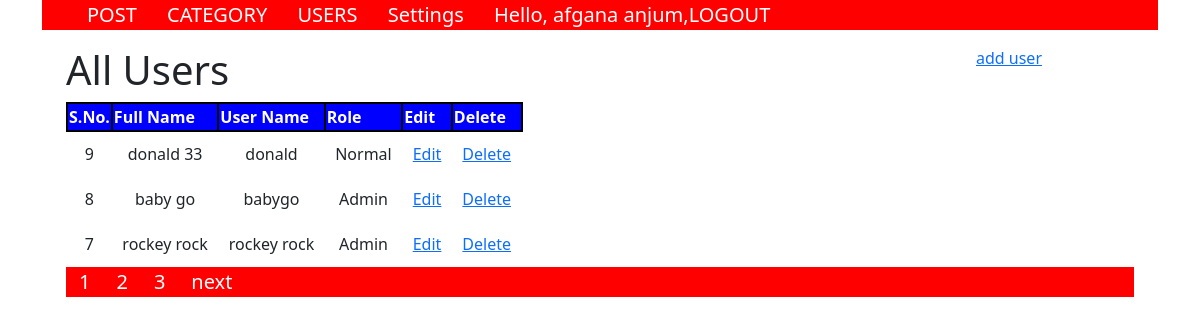
The page /admin/users.php (signed in) on the database its author committed.
### tables this page shows
CREATE TABLE `users` (
  `user_id` int(10) NOT NULL,
  `first_name` varchar(30) NOT NULL,
  `last_name` varchar(30) NOT NULL,
  `username` varchar(30) NOT NULL,
  `password` varchar(40) NOT NULL,
  `role` int(11) NOT NULL
);

### admin/users.php (the view, shortened to what this page needs)
<?php include "header.php";
?>
<section id="admin-panel">
    <div class="container">
        <div class="row">
        <div class="col-md-10">
                  <h1 class="admin-heading">All Users</h1>
              </div>
              <div class="col-md-2">
                  <a class="add-new" href="add-user.php">add user</a>
              </div>
              <div class="col-md-12">
              <?php
                  include "config.php";
                  $limit = 3;
                 if(isset($_GET['page'])){
                   $page = $_GET['page'];
                  }else{
                   $page = 1;
                  }
                  $offset = ($page - 1) * $limit;
                  $sql = "SELECT * FROM users ORDER BY user_id DESC LIMIT {$offset},{$limit}";
                  $result = mysqli_query($conn, $sql) or die("Query Failed.");
                  if(mysqli_num_rows($result) > 0){
                ?>
              <table class="content-table">
                      <thead>
                          <th>S.No.</th>
                          <th>Full Name</th>
                          <th>User Name</th>
                          <th>Role</th>
                          <th>Edit</th>
                          <th>Delete</th>
                      </thead>
                      <tbody>
                      <?php
                          while($row = mysqli_fetch_assoc($result)) {
                        ?>
                      <tr>
                              <td class='id'><?php echo $row['user_id']; ?></td>
                              <td><?php echo $row['first_name'] . " ". $row['last_name']; ?></td>
                              <td><?php echo $row['username']; ?></td>
                              <td><?php
                                  if($row['role'] == 1){
                                    echo "Admin";
                                  }else{
                                    echo "Normal";
                                  }
                               ?></td>
                              <td class='edit'><a href='update-user.php?id={$row['user_id']}' >Edit<i class='fa fa-edit'></i></a></td>
                              <td class='delete'><a href="">Delete<i class='fa fa-trash-o'></i></a></td>
                          </tr>
                          <?php
                        } ?>
                           </tbody>
                  </table>
                        <?php
                }else {
                  echo "<h3>No Results Found.</h3>";
                }
                 $sql1="SELECT *FROM users";
                 $result1=mysqli_query($conn,$sql1) or die("failed");
                 if(mysqli_num_rows($result1)>0){
                  $total_records= mysqli_num_rows($result1);
                  $limit=3;
                  $total_page=ceil($total_records / $limit);
                  echo ' <ul class="pagination admin-pagination">';
                 }
                                  for($i=1; $i<=$total_page; $i++){
                                       if($i==$page){
                                        $active="active";
                                       }else{
                                        $active="";
                                       }
                  echo '<li class="'.$active.'"><a href="users.php?page='.$i.'">'.$i.'</a></li>';
                 }
                 echo '<li><a href="users.php?page='.($page +1).'">next</a></li>';
                echo '</ul>';
                 ?>
</div>
</div>
</div>
</section>

### admin/header.php (style rules this page uses)
ul { list-style-type: none; background-color:red; }
li { display: inline-block; }
li a { text-decoration:none; padding:12px 13px; font-size:20px; color:#fff; font-weight:600px; }
#admin-panel .content-table tbody td { padding: 10px; border: 1px solid #fff; text-align: center; }
.content-table th { background:blue; color:#fff; }
.content-table td ,th { border:solid 2px black; }

### rows shown on the page
users: user_id "9", first_name "donald", last_name "33", username "donald", role "Normal"
users: user_id "8", first_name "baby", last_name "go", username "babygo", role "Admin"
users: user_id "7", first_name "rockey", last_name "rock", username "rockey rock", role "Admin"

### other values the page prints
$_SESSION["username"] "afgana anjum"
